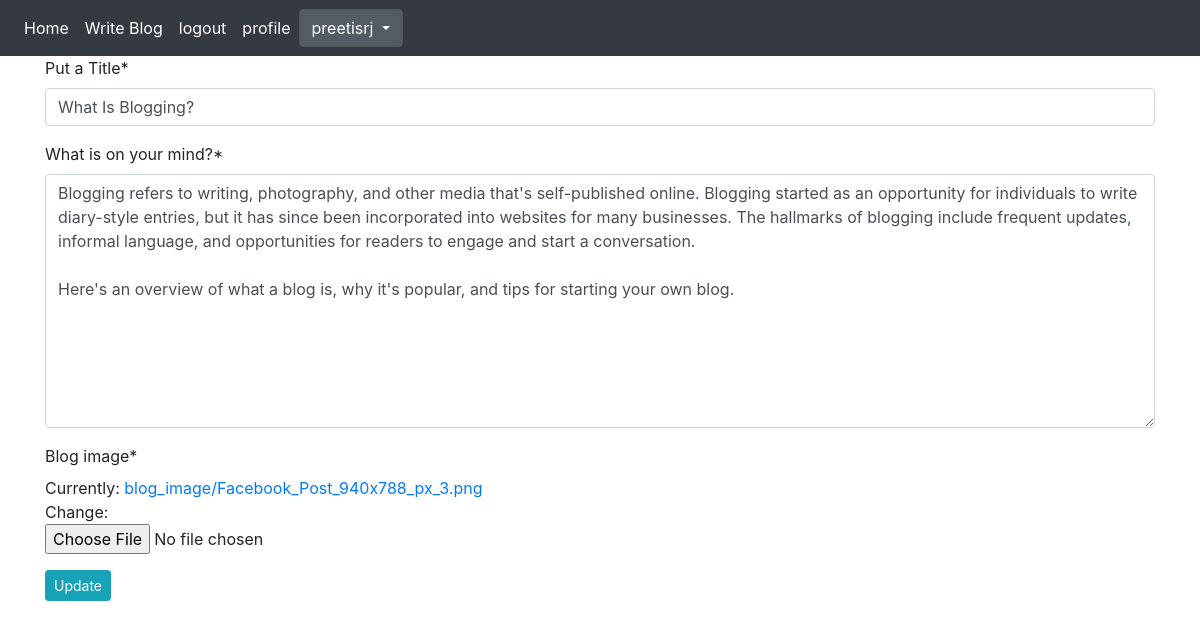
The app's page /blog/edit_blog/2/ (signed in) with its own data.
### App_blog/models.py (models this page shows, shortened)
class Blog(models.Model):
    author = models.ForeignKey(User,on_delete=models.CASCADE, related_name='post_author')
    blog_title = models.CharField(max_length=300,verbose_name="Put a Title")
    slug = models.SlugField(max_length=264, unique=True)
    blog_content = models.TextField(verbose_name="What is on your mind?")
    blog_image = models.ImageField(upload_to='blog_image', verbose_name="Blog image")
    publish_date = models.DateTimeField(auto_now_add=True)
    update_date = models.DateTimeField(auto_now=True)
    class Meta:
        ordering =['-publish_date']

### App_blog/views.py (the view, shortened to what this page needs)
# urls.py: path('edit_blog/<pk>/', views.UpdateBlog.as_view(), name='edit_blog'),
class UpdateBlog(LoginRequiredMixin,UpdateView):
    model = Blog
    fields = ('blog_title','blog_content','blog_image')
    template_name = 'App_blog/edit_blog.html'

### templates/App_blog/edit_blog.html (shortened to what this page needs)
{% extends 'base.html' %}
{%load crispy_forms_tags%}
{% block body_block %}
{% if blog.author == user %}
<form method="post" enctype="multipart/form-data">
  {{ form|crispy }}
  <button type="submit" class="btn btn-info btn-sm">Update</button>
</form>
{% else %}
<p> You are not allowed to vie this page </p>
{% endif %}
{% endblock%}

### templates/base.html (shortened to what this page needs)
<!doctype html>
<html lang="en">
  <head>
    <link rel="stylesheet" href="https://maxcdn.bootstrapcdn.com/bootstrap/4.0.0/css/bootstrap.min.css"
>
    <link rel="stylesheet" href="https://maxcdn.bootstrapcdn.com/font-awesome/4.6.3/css/font-awesome.min.css">
  </head>
  <body>
   <nav class="navbar navbar-expand-sm bg-dark navbar-dark">
   <ul class="navbar-nav">
      <li class="nav-item active">
           <a class="nav-link" href="{% url 'index'%}">Home</a>
       </li>
      {%if user.is_authenticated %}
        <li class="nav-item active">
           <a class="nav-link" href="{% url 'App_blog:create_blog'%}">Write Blog</a>
       </li>
        <li class="nav-item active">
           <a class="nav-link" href="{% url 'App_login:logout'%}">logout</a>
       </li>
        <li class="nav-item active">
           <a class="nav-link" href="{% url 'App_login:profile'%}">profile</a>
       </li>
     {%endif%}
   </ul>
   {%if user.is_authenticated %}
  <div class="dropdown show">
    <a class="btn btn-secondary dropdown-toggle" href="#" role="button" id="dropdownMenuLink" data-toggle="dropdown">
      {{user.username}}
    </a>
  </div>
  {%endif%}
   </nav>
 <div class="container">
  {% block body_block%}
  {% endblock %}
 </div>
  </body>
</html>

### records on screen
Blog: blog_title "What Is Blogging?", blog_content "Blogging refers to writing, photography, and other media that's self-published online. Blogging started as an opportunity for individuals to write diary-style entries, but it has since been incorporated into websites for many businesses. The hallmarks of blogging include frequent updates, informal language, and opportunities for readers to engage and start a conversation. Here's an overview of what a blog is, why it's popular, and tips for starting your own blog."

### other values on screen
{{ user.username }} "preetisrj"
